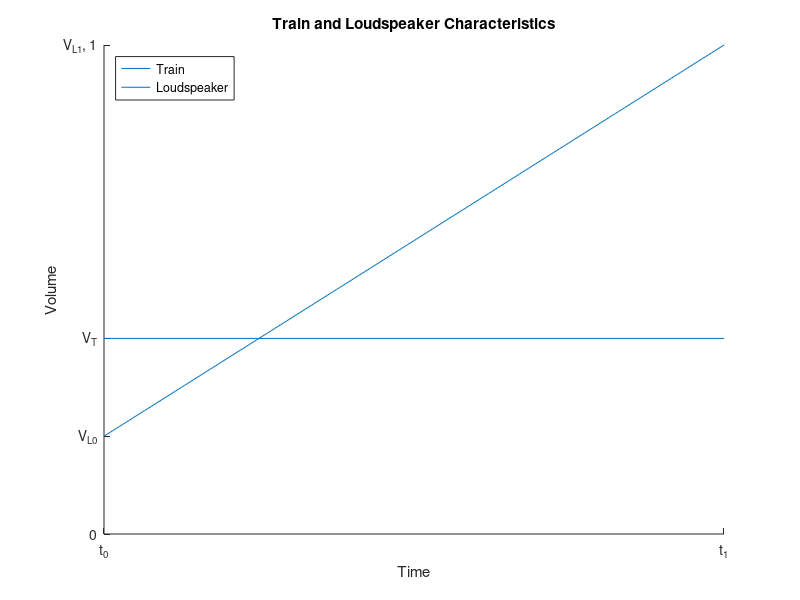
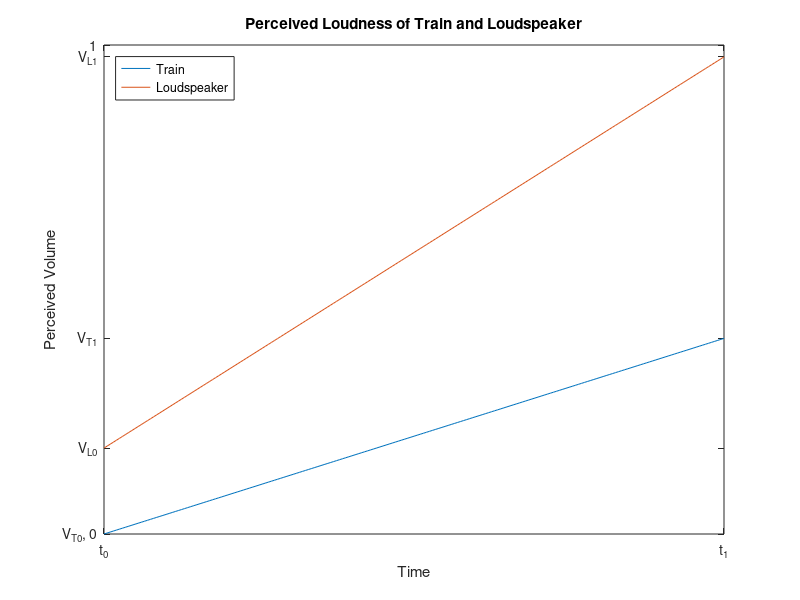
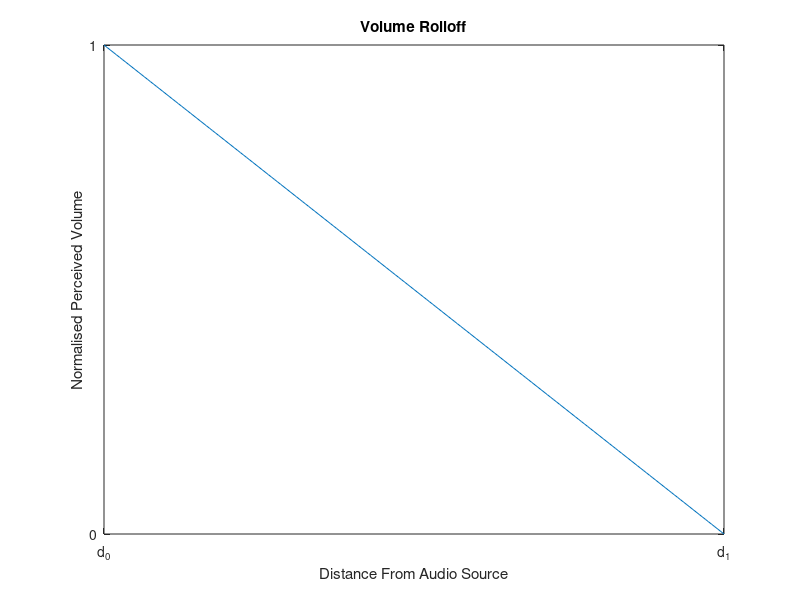

Write the MATLAB code that produced these figures, in order.
function Loudspeaker

close all
clear
clc

% Variables
period = 2;
dt = 0.01;
time = [0:dt:period];
tau = time/period;

%% Plot 1: Loudspeaker Volume

% Train Speaker
figure('Renderer', 'painters', 'Position', [5 5 300 200]);
y = 0.4;
line([0,1], [y,y]);
hold on

% Loudspeaker
loudspeakerVolume = 0.8*tau + 0.2;
plot(tau, loudspeakerVolume);

title('Train and Loudspeaker Characteristics');
legend('Train', 'Loudspeaker', 'Location', 'northwest');
ylabel('Volume');
xlabel('Time');

ylim([0, 1])
xticks([0 1])
xticklabels({'t_0','t_1'})
yticks([0 0.2 0.4 1])
yticklabels({'0', 'V_{L0}','V_T', 'V_{L1}, 1'})

%% Plot 2: Loudness

trainLoudness = 0.4 * tau;
loudspeakerLoudness = 0.8 * tau + 0.1757;

figure('Renderer', 'painters', 'Position', [5 5 300 200]);
plot(tau, trainLoudness);
hold on
plot(tau, loudspeakerLoudness);

title('Perceived Loudness of Train and Loudspeaker');
legend('Train', 'Loudspeaker', 'Location', 'northwest');
ylabel('Perceived Volume');
xlabel('Time');

ylim([0, 1])
xticks([0 1])
xticklabels({'t_0','t_1'})
yticks([0 0.1757 0.4 0.9757 1])
yticklabels({'V_{T0}, 0', 'V_{L0}', 'V_{T1}', 'V_{L1}', '1'})


%% Plot 3: Listener

% Variables
yaxis = -tau+1;
figure('Renderer', 'painters', 'Position', [5 5 300 200]);
plot(tau, yaxis);

ylim([0, 1])
xticks([0 1])
xticklabels({'d_0','d_1'})
yticks([0 1])

title('Volume Rolloff');
ylabel('Normalised Perceived Volume');
xlabel('Distance From Audio Source');

